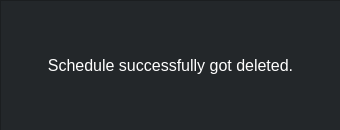
<?xml version="1.0" encoding="UTF-8"?>
<ui version="4.0">
 <class>Dialog</class>
 <widget class="QDialog" name="Dialog">
  <property name="geometry">
   <rect>
    <x>0</x>
    <y>0</y>
    <width>340</width>
    <height>130</height>
   </rect>
  </property>
  <property name="windowTitle">
   <string>Dialog</string>
  </property>
  <widget class="QFrame" name="outer_frame_s_dd">
   <property name="geometry">
    <rect>
     <x>0</x>
     <y>0</y>
     <width>341</width>
     <height>131</height>
    </rect>
   </property>
   <property name="styleSheet">
    <string notr="true">background-color: rgb(35, 39, 42);
background-color: rgb(44, 47, 51);
background-color: rgb(35, 39, 42);</string>
   </property>
   <property name="frameShape">
    <enum>QFrame::StyledPanel</enum>
   </property>
   <property name="frameShadow">
    <enum>QFrame::Raised</enum>
   </property>
   <widget class="QLabel" name="label_s_dd">
    <property name="geometry">
     <rect>
      <x>10</x>
      <y>30</y>
      <width>321</width>
      <height>71</height>
     </rect>
    </property>
    <property name="font">
     <font>
      <pointsize>12</pointsize>
     </font>
    </property>
    <property name="layoutDirection">
     <enum>Qt::RightToLeft</enum>
    </property>
    <property name="styleSheet">
     <string notr="true">color: rgb(255, 255, 255);</string>
    </property>
    <property name="text">
     <string>Schedule successfully got deleted.</string>
    </property>
    <property name="alignment">
     <set>Qt::AlignCenter</set>
    </property>
   </widget>
  </widget>
 </widget>
 <resources/>
 <connections/>
</ui>
